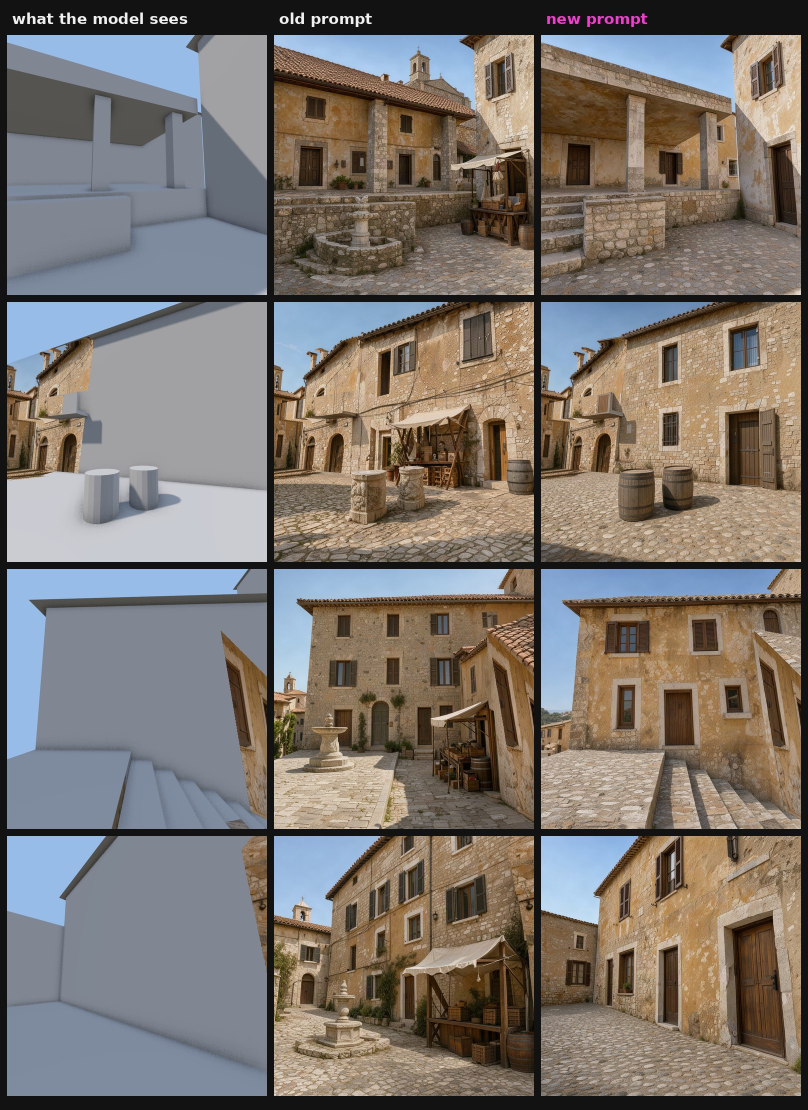
#> input picture video/prompt_fix.jpg, 1616 x 2220 px (shown at 1/2 size)
$ python -i compose.py   (imports and definitions only)
#> lines starting #> are read from the running program, lines starting #| are printed output that depends on the picture
### video/lightsdown.py
"""Patch's brand for the video: Direction 46 · Lights Down.

Video is play: black ground, white type, and the footage is the brightest thing on screen. Clips play clean in plain
rectangles; type sits beside or under them, never on them, one line at a time, with one accent: the pink patch
touching the frame's top-left corner. Moves ease in time and step in space (whole cells, at the moments an eased
curve crosses each step). Nothing fades.

The logo, Patch Pixel and the mark's geometry come from Patch's brand kit, which is not part of this repo (Patch Pixel
is Patch's own typeface, all rights reserved). Put the kit at ./brand-kit (ignored by git) or point PATCH_BRAND_KIT
at it.
"""
import os
import re
from functools import lru_cache

from PIL import ImageFont

KIT = os.environ.get('PATCH_BRAND_KIT', os.path.join(os.path.dirname(os.path.dirname(os.path.abspath(__file__))), 'brand-kit'))
FONTS = os.path.join(os.path.dirname(os.path.abspath(__file__)), 'fonts')

BLACK = (0, 0, 0)
WHITE = (255, 255, 255)
PINK = (245, 60, 209)
QUIET = (153, 153, 153)   # --play-quiet: second lines, timecodes
LINE = (51, 51, 51)       # --play-line: hairlines, never text
CELL = 8                  # one 8 px cell under everything


# [43 lines left out: functions _variable, funnel, mono, pixel, logo, not called in this run]


def draw_rects(d, rects, x, y, c):
    for rx, ry, rw, rh, col in rects:
        d.rectangle([x + rx * c, y + ry * c, x + (rx + rw) * c - 1, y + (ry + rh) * c - 1], fill=col)


# ---------- motion: ease in time, step in space ----------
def cubic_bezier(p1x, p1y, p2x, p2y):
    def coord(t, a, b):
        return 3 * (1 - t) ** 2 * t * a + 3 * (1 - t) * t * t * b + t ** 3

    # [10 lines left out: function f, not called in this run]
    return f


LAY = cubic_bezier(.16, 1, .3, 1)       # arrivals
GLIDE = cubic_bezier(.65, 0, .35, 1)    # moves
LIFT = cubic_bezier(.55, 0, .75, .1)    # exits
CUT = cubic_bezier(1, 0, 0, 1)          # switches


# [36 lines left out: functions steps, stepped_rect, logo_animation, not called in this run]

### video/compose.py
#!/usr/bin/env python3
"""Compose the demo video from scripts/capture.mjs output: 3D frames + type, the model's views and progress.

  python3 video/compose.py            -> video/out/composed/NNNNN.jpg
Then video/audio.py renders the soundtrack and video/encode.sh muxes everything.

Branding is Patch's Lights Down (video/lightsdown.py). Video is play: black ground, white type, the clip in a plain
frame with the pink patch touching its top-left corner, type beside or under the clip and never on it, one caption
line at a time. The hook plays full bleed, then the clip steps back into its frame and its label writes in.
"""
import json
import os
from concurrent.futures import ProcessPoolExecutor
from functools import lru_cache

from PIL import Image, ImageDraw

import lightsdown as ld
from lightsdown import BLACK, LINE, PINK, QUIET, WHITE

ROOT = os.path.dirname(os.path.dirname(os.path.abspath(__file__)))
OUT = os.path.join(ROOT, 'video', 'out')
W, H = 1920, 1080
M = 64                                   # margin: 8 cells
FULL = (0, 0, W, H)
FRAME = (M, M, M + 1408, M + 792)        # the clip once it hangs: 16:9 on whole cells (176 x 99), x0 y0 x1 y1
COL = FRAME[2] + 40                      # the label column, to W - M
COL_W = W - M - COL
CAPTION_Y = FRAME[3] + 72                # caption baseline under the frame

# name the maker, then the parents in plain words
MAKER = '@patch_gg'
TITLE = 'trompe'
PARENTS = ['village blockout +', 'flux 3 klein + fibo 2']
CATALOGUE = ['No. 01 · open source', 'github.com/Patch-gg/trompe']


# [4 lines left out: function clock, not called in this run]


def hang_at():
    """The hook plays full bleed, then hangs on the second downbeat."""
    return TIMELINE['beats']['bars'][1]


# [6 lines left out: function clip_rect, not called in this run]


@lru_cache(maxsize=64)
def thumb(path, size):
    return Image.open(path).convert('RGB').resize((size, size), Image.LANCZOS)


# [66 lines left out: functions caption, wall_label, progress, paint_column, not called in this run]


def smooth(x):
    x = max(0.0, min(1.0, x))
    return x * x * (3 - 2 * x)


# [42 lines left out: function end_card, not called in this run]


def fmt_time(s):
    return f'{int(s // 60)}:{int(s % 60):02d}'


def compose(i):
    tl = TIMELINE
    f = tl['frames'][i]
    data = tl['data']
    sec = f['section']
    t_abs = f['time']
    t_in = t_abs - f['sectionStart']
    img = Image.new('RGB', (W, H), BLACK)
    d = ImageDraw.Draw(img)
    if sec == 'end':
        end_card(d, t_in, data)
    else:
        rect = clip_rect(t_abs, sec)
        clip = Image.open(os.path.join(OUT, 'frames', f['frame'])).convert('RGB')
        if rect != FULL:
            clip = clip.resize((rect[2] - rect[0], rect[3] - rect[1]), Image.LANCZOS)
        img.paste(clip, rect[:2])
        if rect == FRAME:
            _, lay, _, _ = clock()
            d.rectangle([FRAME[0] - 24, FRAME[1] - 24, FRAME[0] - 1, FRAME[1] - 1], fill=PINK)   # the patch
            landed = hang_at() + lay
            note = ['128 views on fal · $4.44', '26 min, one view at a time']
            if sec == 'hook':
                caption(d, 'gray blockout to textured level, in minutes.', t_abs - landed)   # Funnel Sans has no →
                wall_label(d, t_abs - landed, note)
            elif sec == 'montage':
                caption(d, 'every surface painted by image models.', t_in)
                wall_label(d, 99, note)
            elif sec in ('plan', 'paint', 'result'):
                num, s_ = f['caption']
                caption(d, s_[:1].lower() + s_[1:] + '.', t_in, num)
                if sec == 'plan':
                    # counts climb with the markers the capture draws (same curves as scripts/capture.mjs)
                    spots = int(data['points'] * smooth(f['t'] / 0.35))
                    cams = int(data['views'] * smooth((f['t'] - 0.3) / 0.5))
                    wall_label(d, 99, [f'{spots} spots · {cams} cameras', 'where a player can stand'])
                elif sec == 'paint' and f.get('paint'):
                    paint_column(img, d, f['paint'], data, t_in)
                elif sec == 'result':
                    wall_label(d, t_in, [f"{data['views']} views on fal · ${data['cost']:.2f}",
                                         f"{round(data['seconds'] / 60)} min, one view at a time"])
    img.save(os.path.join(OUT, 'composed', f'{i:05d}.jpg'), quality=94)
    return i


# [12 lines left out: function paint_progress, not called in this run]


def init(timeline):
    global TIMELINE
    TIMELINE = timeline


# [9 lines left out: function main, not called in this run]


TIMELINE = None
# [2 lines not run here, left out]

>>> import cv2
>>> picture = cv2.imread('prompt_fix.jpg', cv2.IMREAD_GRAYSCALE)
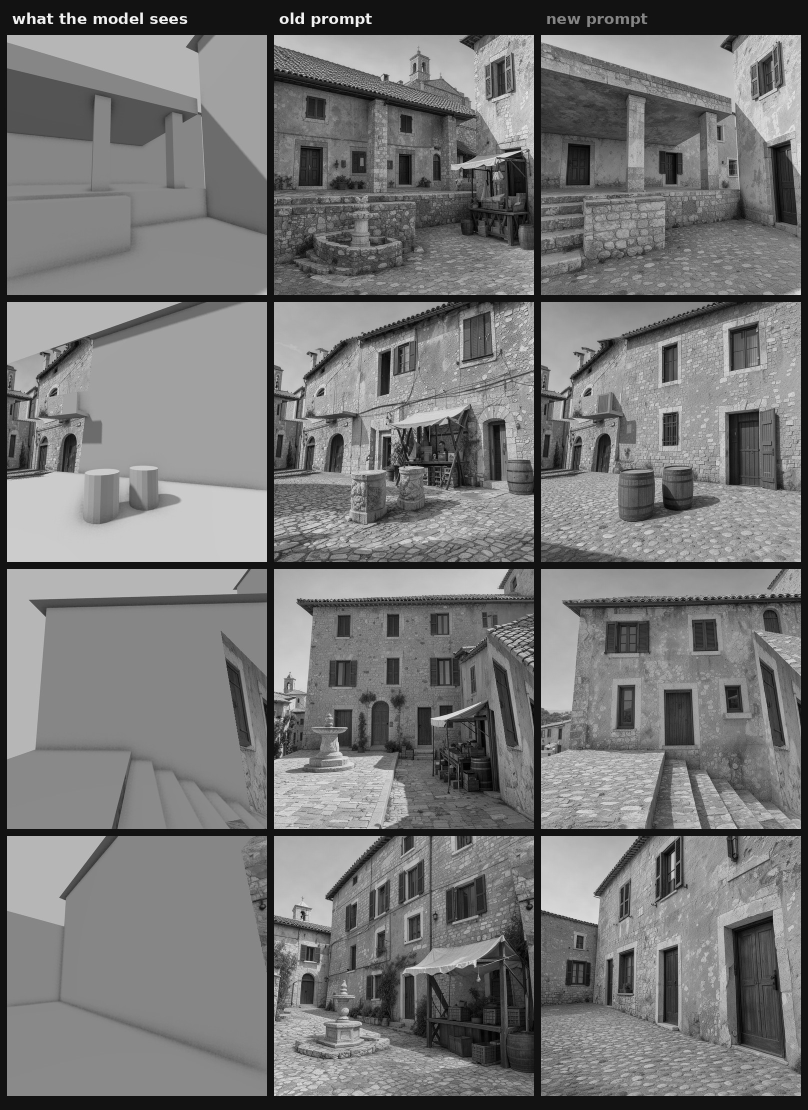
#> picture: shape (2220, 1616) (shown at 1/2 size); min 0, max 254, mean 118.5
#> (the run stopped early here; a loop or call above may not have finished)
